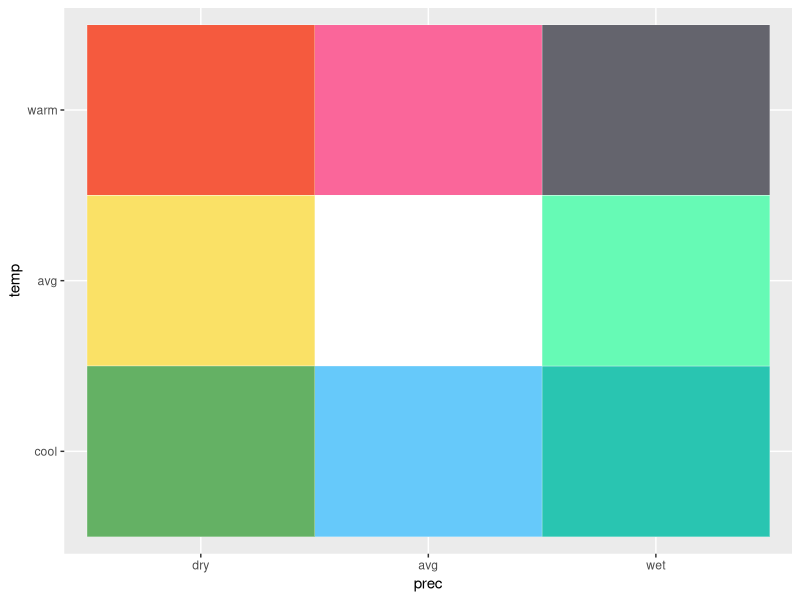

Source code (R): (Note: this script raises an error after producing the figure.)
# trying mixed colorramp for temp/precip plots
# https://stackoverflow.com/questions/11773295/how-can-one-mix-2-or-more-color-palettes-to-show-a-combined-color-value
# MAC 08/13/23

# brown 250, 191, 102 (250, 218, 102), 250, 225, 102
# white 255, 255, 255
# green 102, 250, 124 (102, 250, 181)
# 
# blue 102, 178, 250 (102, 201, 250)
# white 255, 255, 255
# red 250, 114, 102 (250, 102, 132) (250, 102, 154)

# categories
cats<-expand.grid(temp=c("cool","avg","warm"),
                 prec=c("dry","avg","wet"))

# category colors
tempCols<-cbind.data.frame(cat=c("cool","avg","warm"),
                           rgbColr=c(102, 255, 250),
                           rgbColg=c(201,255,102),
                           rgbColb=c(250,255,154))

precCols<-cbind.data.frame(cat=c("dry","avg","wet"),
                           rgbColr=c(250, 255, 102),
                           rgbColg=c(225,255,250),
                           rgbColb=c(102,255,181))
# combine
cats<-merge(cats, tempCols, by.x = "temp",by.y="cat")
cats<-merge(cats, precCols, by.x = "prec",by.y="cat")
# combined colors
cats$red<-round(cats$rgbColr.x*cats$rgbColr.y/255,0)
cats$green<-round(cats$rgbColg.x*cats$rgbColg.y/255,0)
cats$blue<-round(cats$rgbColb.x*cats$rgbColb.y/255,0)
cats$rgbComb<-rgb(green=cats$green, red=cats$red, blue=cats$blue, maxColorValue=255)

library(ggplot2)
ggplot(cats, aes(x=prec, y=temp)) + 
  geom_tile(aes(fill=rgbComb), color="white") + 
  scale_fill_identity()

# save df of combos/colors
colorsTP<-cats[,c("prec","temp","rgbComb")]
colorsTP$code<-paste0(colorsTP$temp,"-",colorsTP$prec)
save(colorsTP, file = "./data/colorPal.RData")



